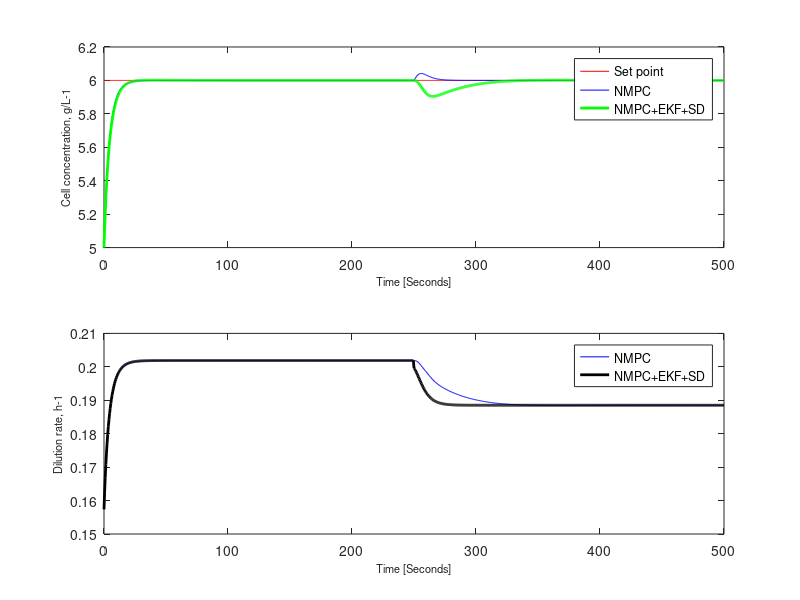
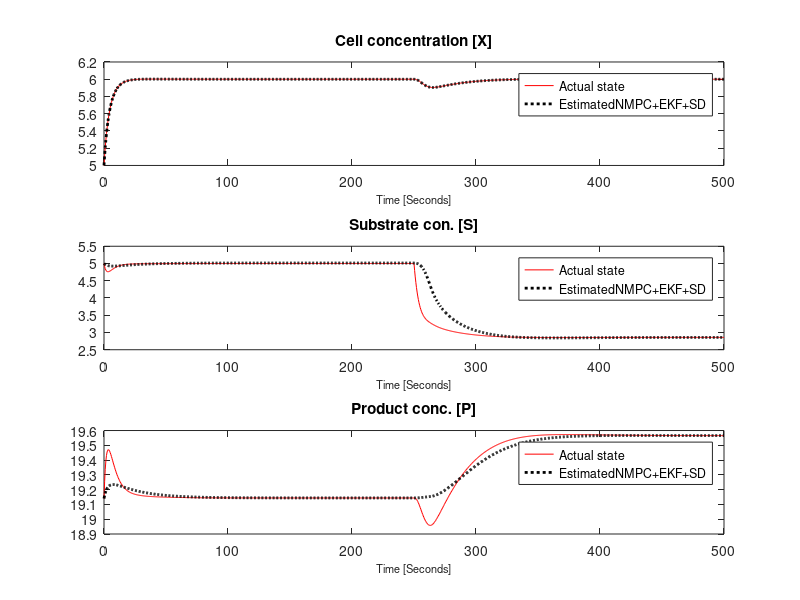
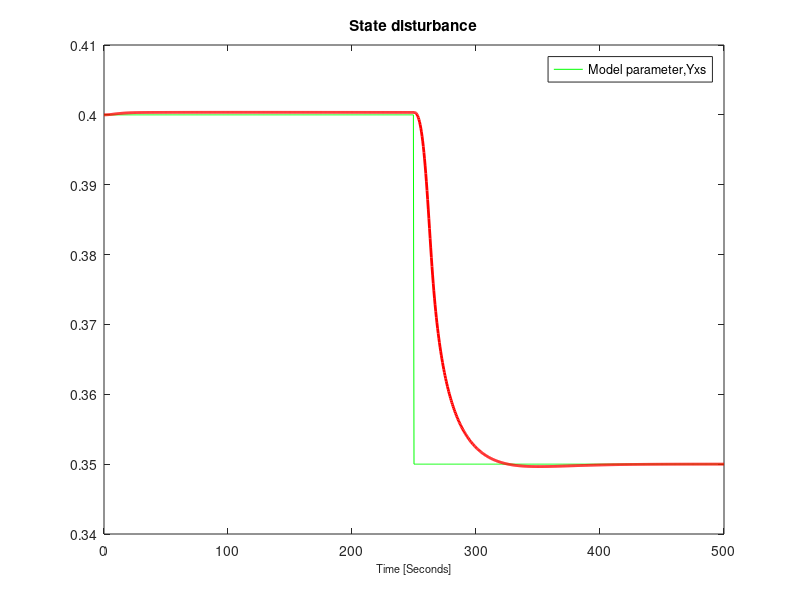

MATLAB code to generate these figures, in order:
clc
load('NMPC_EKF_SD')
load('NMPC')

figure(1)
subplot(2,1,1)
plot(time, setpoint, 'r', time, predicted_nmpc, 'b-', time,predicted,'g-',  'LineWidth',2);
ylabel('Cell concentration, g/L-1','FontSize' , 8)
xlabel('Time [Seconds]','FontSize',8)
legend('Set point','NMPC','NMPC+EKF+SD')

subplot(2,1,2)
plot(time, input, 'b', time,input_nmpc,'k-',  'LineWidth',2);
ylabel('Dilution rate, h-1','FontSize' , 8)
xlabel('Time [Seconds]','FontSize',8)
legend('NMPC','NMPC+EKF+SD')

figure(2)
subplot(3,1,1)
plot(time, X_pred, 'r', time, X_est, 'k:',  'LineWidth',2);
title('Cell concentration [X]')
xlabel('Time [Seconds]','FontSize',8)
legend('Actual state','EstimatedNMPC+EKF+SD')

subplot(3,1,2)
plot(time, S_pred, 'r', time, S_est, 'k:',  'LineWidth',2);
title('Substrate con. [S]')
xlabel('Time [Seconds]','FontSize',8)
legend('Actual state','EstimatedNMPC+EKF+SD')

subplot(3,1,3)
plot(time, P_pred, 'r', time, P_est, 'k:',  'LineWidth',2);
title('Product conc. [P]')
xlabel('Time [Seconds]','FontSize',8)
legend('Actual state','EstimatedNMPC+EKF+SD')

figure(3)
subplot(1,1,1)
plot(time, actual, 'g', time, ekf, 'r', 'LineWidth',2);
title('State disturbance')
xlabel('Time [Seconds]','FontSize',8)
legend('Model parameter,Yxs')
